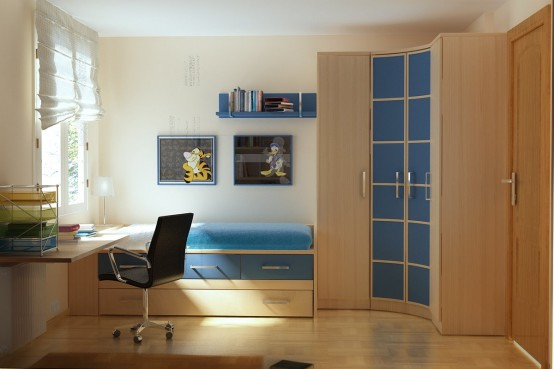
//> input picture assets/room.jpg, 554 x 369 px
$ ./main   (built with g++ and OpenCV 4)
//> lines starting //> are read from the running program, lines starting //| are printed output that depends on the picture
### histogram/header.h
cv::Mat histPlotRGB(cv::Mat);
cv::Mat histPlotGray(cv::Mat);

### histogram/histogram.cpp
#include <opencv2/core/core.hpp>
#include <opencv2/imgcodecs/imgcodecs.hpp>
#include <opencv2/highgui/highgui.hpp>
#include <opencv2/imgproc/imgproc.hpp>

#include <iostream>
#include <stdio.h>

using namespace std;
using namespace cv;

double maximum(cv::Mat channel)
{
    double minVal, maxVal;
    Point minLoc, maxLoc;

    minMaxLoc(channel, &minVal, &maxVal, &minLoc, &maxLoc);

    return maxVal;
}

cv::Mat histPlotRGB(cv::Mat img)
{
    int binSize = 256;
    float range[] = {0,256};
    const float* histRange = {range};

    vector<Mat> bgr_planes;
    split(img, bgr_planes);

    Mat blue, green, red;

    calcHist( &bgr_planes[0], 1, 0, Mat(), blue, 1, &binSize, &histRange, true, false);
    calcHist( &bgr_planes[1], 1, 0, Mat(), green, 1, &binSize, &histRange, true, false);
    calcHist( &bgr_planes[2], 1, 0, Mat(), red, 1, &binSize, &histRange, true, false);

    double value[] = {maximum(blue), maximum(green), maximum(red)};

    double max_ele = *max_element(value, value+3);

    int hist_w = max_ele*1.777777778; int hist_h = max_ele;
    int bin_w = cvRound( (double) hist_w/binSize );

    Mat histImage( hist_h, hist_w, CV_8UC3, Scalar( 255,255,255) );

    for( int i = 1; i < binSize; i++ )
    {
        line( histImage, Point( bin_w*(i-1), hist_h - cvRound(blue.at<float>(i-1)) ) ,
                        Point( bin_w*(i), hist_h - cvRound(blue.at<float>(i)) ),
                        Scalar( 255, 0, 0), 3, 8, 0  );
        line( histImage, Point( bin_w*(i-1), hist_h - cvRound(green.at<float>(i-1))) ,
                        Point( bin_w*(i), hist_h - cvRound(green.at<float>(i))),
                        Scalar( 0, 255, 0), 3, 8, 0  );
        line( histImage, Point( bin_w*(i-1), hist_h - cvRound(red.at<float>(i-1)) ) ,
                        Point( bin_w*(i), hist_h - cvRound(red.at<float>(i)) ),
                        Scalar( 0, 0, 255), 3, 8, 0  );
    }
    return histImage;
}


cv::Mat histPlotGray(cv::Mat img)
{
    int binSize = 256;
    float range[] = {0,256};
    const float* histRange = {range};

    vector<Mat> bgr_planes;
    split(img, bgr_planes);

    Mat gray;

    calcHist( &bgr_planes[0], 1, 0, Mat(), gray, 1, &binSize, &histRange, true, false);

    int hist_w = 512; int hist_h = 400;
    int bin_w = cvRound( (double) hist_w/binSize );

    Mat histImage( hist_h, hist_w, CV_8UC3, Scalar( 255,255,255) );

    normalize(gray, gray, 0, histImage.rows, NORM_MINMAX, -1, Mat() );

    for( int i = 1; i < binSize; i++ )
    {
        line( histImage, Point( bin_w*(i-1), hist_h - cvRound(gray.at<float>(i-1)) ) ,
                        Point( bin_w*(i), hist_h - cvRound(gray.at<float>(i)) ),
                        Scalar( 0, 0, 0), 1, 8, 0 );
    }
    return histImage;
}

### histogram/main.cpp
#include <opencv2/core/core.hpp>
#include <opencv2/imgcodecs/imgcodecs.hpp>
#include <opencv2/highgui/highgui.hpp>
#include <opencv2/imgproc/imgproc.hpp>
#include <iostream>
#include <stdio.h>

#include "header.h"

#include <cstdint>
#include <algorithm>
#include <iostream>
#include <iomanip>
#include <bits/stdc++.h>

using namespace std;
using namespace cv;

int main()
{
    string path = "../../assets/room.jpg"; //initiating path for images

    Mat img = imread(path);  //read the image from path
//> img is the input picture: 369 rows x 554 cols, CV_8UC3; mean B, G, R 109.8, 131.4, 147.1
    Mat blue, red, green;

    Mat imgGray, imgHSV;
    cv::cvtColor(img, imgGray, COLOR_BGR2GRAY);
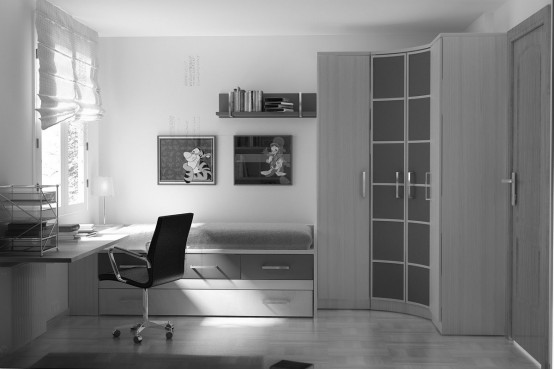
//> imgGray: 369 rows x 554 cols, CV_8UC1; min 1, max 255, mean 133.7
    cv::cvtColor(img, imgHSV, COLOR_BGR2HSV);
//> imgHSV: 369 rows x 554 cols, CV_8UC3; mean H, S, V 34.5, 89, 152


    imshow("Original Image", img);
    imshow("GrayScaled OG Image",imgGray);
    imshow("OG Image in HSV color space", imgHSV);
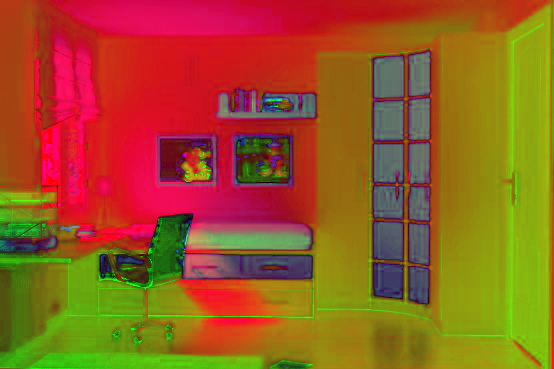
//> window 'OG Image in HSV color space': 369 rows x 554 cols, CV_8UC3; mean B, G, R 34.5, 89, 152

    namedWindow("Histogram BGR", WINDOW_NORMAL);
    //resize the window according to the screen resolution
    resizeWindow("Histogram BGR", 960, 540);
    imshow("Histogram BGR", histPlotRGB(img));
//> in histPlotRGB, `split(img, bgr_planes);`:
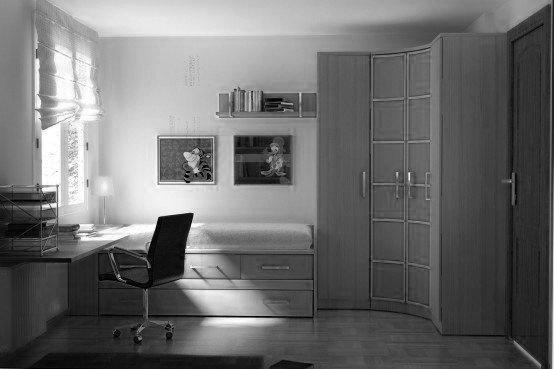
//> bgr_planes[0]: 369 rows x 554 cols, CV_8UC1; min 0, max 255, mean 109.8
//> in histPlotRGB, `split(img, bgr_planes);`:
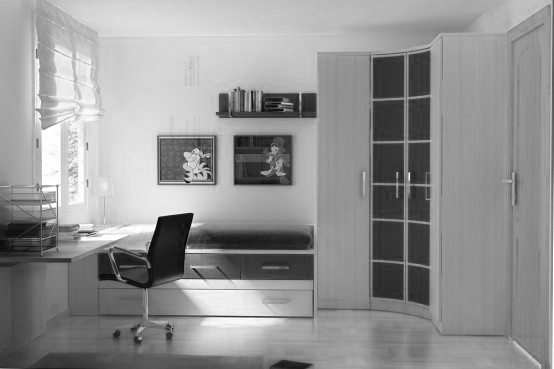
//> bgr_planes[2]: 369 rows x 554 cols, CV_8UC1; min 0, max 255, mean 147.1
//> in histPlotRGB, `calcHist( &bgr_planes[0], 1, 0, Mat(), blue, 1, &binSize, &histRange, ..`: blue = 256 values, max 2227 at index 89, min 21 at index 1, mean 798.5
//> in histPlotRGB, `calcHist( &bgr_planes[1], 1, 0, Mat(), green, 1, &binSize, &histRange,..`: green = 256 values, max 2418 at index 119, min 6 at index 1, mean 798.5
//> in histPlotRGB, `calcHist( &bgr_planes[2], 1, 0, Mat(), red, 1, &binSize, &histRange, t..`: red = 256 values, max 3877 at index 148, min 0 at index 5, mean 798.5
//> in maximum, `minMaxLoc(channel, &minVal, &maxVal, &minLoc, &maxLoc);`: minVal = 21; maxVal = 2227; minLoc = Point(0, 1); maxLoc = Point(0, 89)
//> in histPlotRGB, `double value[] = {maximum(blue), maximum(green), maximum(red)};`: value = [2227, 2418, 3877]
//> in histPlotRGB, `double max_ele = *max_element(value, value+3);`: max_ele = 3877
//> in histPlotRGB, `int hist_w = max_ele * 1.777777778`: hist_w = 6892
//> in histPlotRGB, `int hist_h = max_ele`: hist_h = 3877
//> in histPlotRGB, `int bin_w = cvRound( (double) hist_w/binSize );`: bin_w = 27
    imshow("Histogram Gray", histPlotGray(imgGray));
//> in histPlotGray, `calcHist( &bgr_planes[0], 1, 0, Mat(), gray, 1, &binSize, &histRange, ..`: gray = 256 values, max 2750 at index 124, min 0 at index 0, mean 798.5
//> in histPlotGray, `normalize(gray, gray, 0, histImage.rows, NORM_MINMAX, -1, Mat() );`: gray = 256 values, max 400 at index 124, min 0 at index 0, mean 116.2
//> after the loop in histPlotGray, `for( int i = 1; i < binSize; i++ )`:
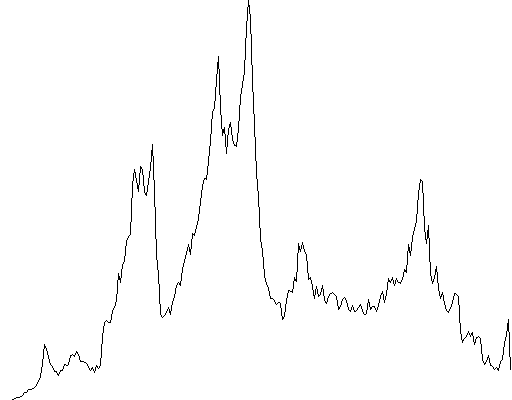
//> histImage: 400 rows x 512 cols, CV_8UC3; 98.7% white; black in thin lines or dots

    waitKey(0);
    return 0;
}
// #define CLAMP(x, upper, lower) (MIN(upper, MAX(x, lower)))
// double clamp(double x, double upper, double lower)
// {
//     return min(upper, max(x, lower));
// }

// int main()
// {
//     string path = "../../assets/room.jpg"; //initiating path for images

//     Mat src = imread(path);  //read the image from path
//     // "src" is the cv::Mat input image
//     const size_t number_of_channels = src.channels();
//     const cv::Scalar background_colour(0,0,0);

//     std::vector<cv::Mat> split;
//     cv::split(src, split);

//     const int       height          = 480;
//     const int       width           = 640;
//     const int       histogram_size  = 256; // the number of "bins"
//     const float     range[]         = {0, 256}; // upper bound is exclusive, meaning 0-255
//     const float *   ranges          = {range};
//     const bool      uniform         = true;
//     const bool      accumulate      = false;
//     cv::Mat         mask;

//     // prepare the destination image
//     const int margin        = 3;
//     const int min_y         = margin;
//     const int max_y         = height - margin;
//     const int thickness     = 1;
//     const int line_type     = cv::LINE_AA;
//     const float bin_width   = static_cast<float>(width) / static_cast<float>(histogram_size);
//     cv::Mat dst(height, width, CV_8UC3, background_colour); // create the output image, starting with a pure colour

//     cv::Scalar colours[] =
//     {
//         {255, 0, 0},    // blue
//         {0, 255, 0},    // green
//         {0, 0, 255}     // red
//     };
//     if (number_of_channels == 1)
//     {
//         // for greyscale images, we only have a single colour channel, so ignore
//         // the RGB colour definitions and use either black or white for the histogram

//         colours[0] = (background_colour == cv::Scalar(0, 0, 0)) ?
//                 cv::Scalar(255, 255, 255) :
//                 cv::Scalar(0, 0, 0);
//     }

//     // iterate through all the channels in this image
//     for (size_t idx=0; idx < split.size(); idx++)
//     {
//         const cv::Scalar colour = colours[idx % 3];

//         cv::Mat & m = split[idx];

//         cv::Mat histogram;
//         cv::calcHist(&m, 1, 0, mask, histogram, 1, &histogram_size, &ranges, uniform, accumulate);

//         cv::normalize(histogram, histogram, 0, dst.rows, cv::NORM_MINMAX);

//         for (int i = 1; i < histogram_size; i++)
//         {
//             const int x1 = std::round(bin_width * (i - 1));
//             const int x2 = std::round(bin_width * (i - 0));

//             const int y1 = CLAMP(height - static_cast<int>(std::round(histogram.at<float>(i - 1))), min_y, max_y);
//             const int y2 = CLAMP(height - static_cast<int>(std::round(histogram.at<float>(i - 0))), min_y, max_y);

//             cv::line(dst, cv::Point(x1, y1), cv::Point(x2, y2), colour, thickness, line_type);
//         }
//         cv::imshow("Histogram BGR", dst);

//     }

//     waitKey(0);
//     return 0;
// }
